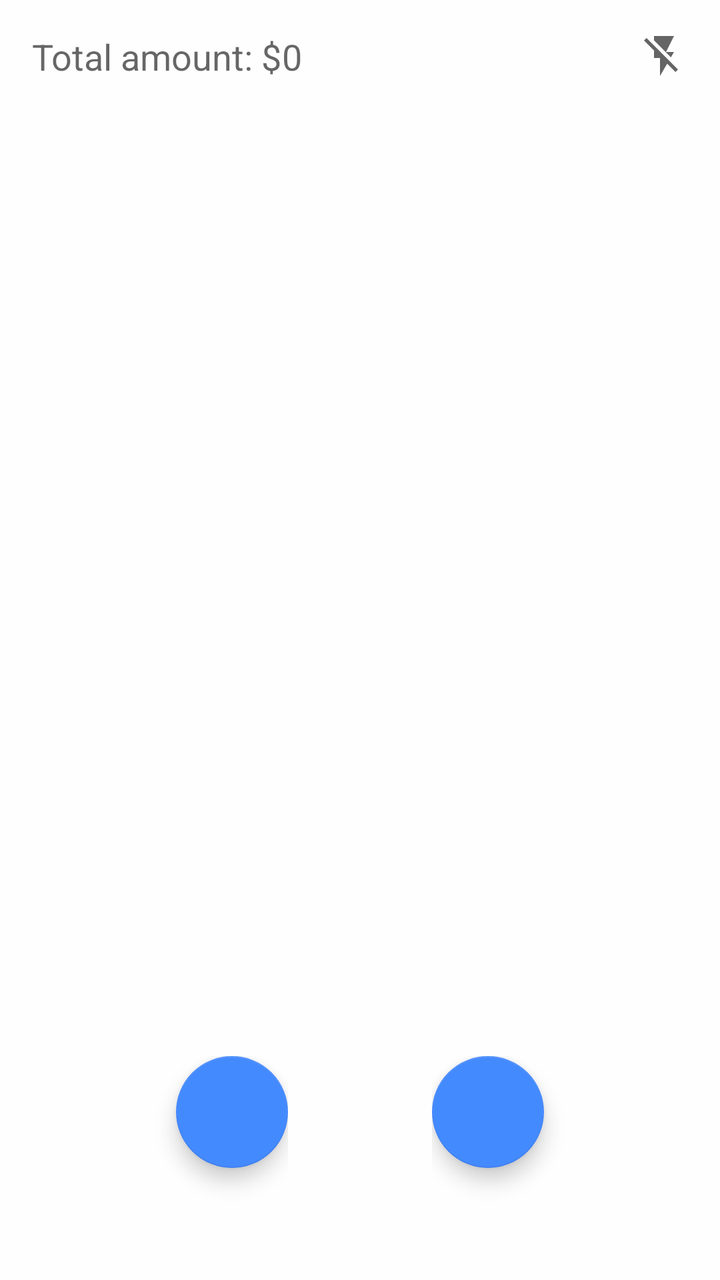
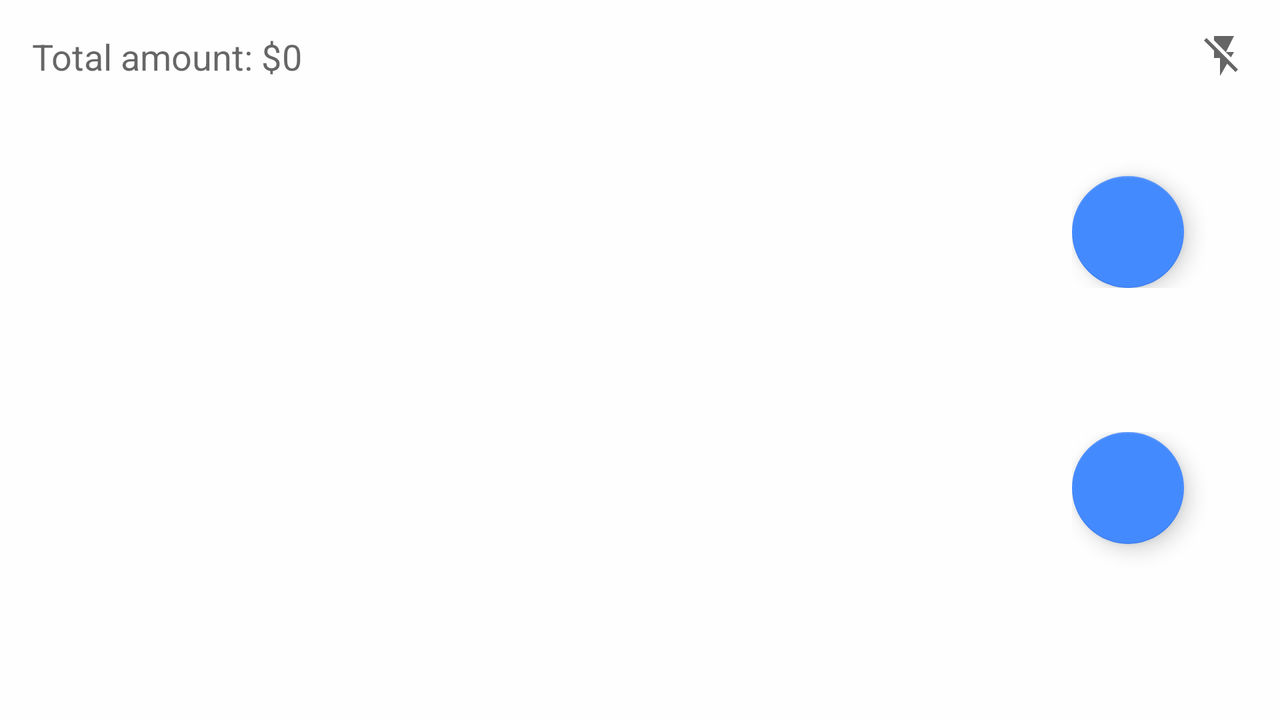

One screen, two layout resources from the same app: the default and the author's alternative for another configuration. Each is rendered where Android would select it; the XML of both is given below.
<!-- AndroidManifest.xml: activity theme AppTheme.NoActionBar -->
<!-- res/layout/activity_scan.xml -->
<?xml version="1.0" encoding="utf-8"?>
<RelativeLayout
    xmlns:android="http://schemas.android.com/apk/res/android"
    xmlns:app="http://schemas.android.com/apk/res-auto"
    xmlns:tools="http://schemas.android.com/tools"
    android:id="@+id/rootView"
    android:layout_width="match_parent"
    android:layout_height="match_parent"
    android:fitsSystemWindows="true"
    tools:context="matrians.instapaysam.ScanActivity">

    <FrameLayout
        android:id="@+id/cameraFrag"
        android:layout_width="match_parent"
        android:layout_height="wrap_content"/>

    <ImageView
        android:layout_height="match_parent"
        android:layout_width="match_parent"
        android:background="@color/transparent_white_percent_80"
        android:contentDescription="@string/descBarcodeBox"/>

    <FrameLayout
        android:id="@+id/rvFrag"
        android:layout_width="match_parent"
        android:layout_height="match_parent"
        android:layout_below="@+id/flash"
        android:layout_marginBottom="?attr/actionBarSize"/>

    <LinearLayout
        android:layout_width="wrap_content"
        android:layout_height="wrap_content"
        android:orientation="horizontal"
        android:layout_alignParentTop="true"
        android:layout_alignParentStart="true"
        android:layout_margin="16dp"
        android:layout_alignStart="@+id/flash">
        <TextView
            android:layout_width="wrap_content"
            android:layout_height="wrap_content"
            android:textAppearance="?android:textAppearanceMedium"
            android:text="@string/txtTotalAmount"/>
        <TextView
            android:id="@+id/tvTotalAmount"
            android:layout_width="wrap_content"
            android:layout_height="wrap_content"
            android:textAppearance="?android:textAppearanceMedium"
            android:text="@string/_0"/>
    </LinearLayout>

    <ImageView
        android:id="@+id/flash"
        android:layout_width="wrap_content"
        android:layout_height="wrap_content"
        android:layout_alignParentTop="true"
        android:layout_alignParentEnd="true"
        android:padding="16dp"
        android:src="@drawable/ic_flash_off_black_24dp"
        android:contentDescription="@string/descFlashSwitch"/>

    <LinearLayout
        android:layout_width="match_parent"
        android:layout_height="wrap_content"
        android:layout_alignParentBottom="true"
        android:orientation="horizontal"
        android:baselineAligned="false"
        android:weightSum="3">

        <LinearLayout
            android:layout_width="0dp"
            android:layout_height="wrap_content"
            android:layout_weight="1.2"
            android:orientation="vertical">
            <android.support.design.widget.FloatingActionButton
                android:id="@+id/fabCamera"
                android:layout_width="wrap_content"
                android:layout_height="wrap_content"
                android:layout_gravity="end"
                android:layout_marginBottom="?attr/actionBarSize"
                app:srcCompat="@drawable/ic_add_a_photo_white_48px"/>
        </LinearLayout>

        <View
            android:layout_width="0dp"
            android:layout_height="0dp"
            android:layout_weight="0.6"/>

        <LinearLayout
            android:layout_width="0dp"
            android:layout_height="wrap_content"
            android:layout_weight="1.2"
            android:orientation="vertical">
            <android.support.design.widget.FloatingActionButton
                android:id="@+id/fabCheckout"
                android:layout_width="wrap_content"
                android:layout_height="wrap_content"
                android:layout_gravity="start"
                android:layout_marginBottom="?attr/actionBarSize"
                app:srcCompat="@drawable/ic_check_white_48px"/>
        </LinearLayout>

    </LinearLayout>

</RelativeLayout>
<!-- resources referenced by this layout -->
<resources>
  <color name="transparent_white_percent_80">#CCffffff</color>
  <!-- drawable ic_flash_off_black_24dp (drawable) -->
  <vector android:alpha="0.60" android:height="24dp"
      android:viewportHeight="24.0" android:viewportWidth="24.0"
      android:width="24dp" xmlns:android="http://schemas.android.com/apk/res/android">
      <path android:fillColor="#FF000000" android:pathData="M3.27,3L2,4.27l5,5V13h3v9l3.58,-6.14L17.73,20 19,18.73 3.27,3zM17,10h-4l4,-8H7v2.18l8.46,8.46L17,10z"/>
  </vector>
  <string name="_0">0</string>
  <string name="descBarcodeBox">BarcodeBox</string>
  <string name="descFlashSwitch">Flash switch</string>
  <string name="txtTotalAmount">Total amount: $</string>
  <style name="AppTheme.NoActionBar">
          <item name="windowActionBar">false</item>
          <item name="windowNoTitle">true</item>
      </style>
</resources>
<!-- res/layout-land/activity_scan.xml (the author's variant of the layout above) -->
<!-- drawn on the phone turned sideways -->
<?xml version="1.0" encoding="utf-8"?>
<RelativeLayout
    xmlns:android="http://schemas.android.com/apk/res/android"
    xmlns:app="http://schemas.android.com/apk/res-auto"
    xmlns:tools="http://schemas.android.com/tools"
    android:id="@+id/rootView"
    android:layout_width="match_parent"
    android:layout_height="match_parent"
    android:fitsSystemWindows="true"
    tools:context="matrians.instapaysam.ScanActivity">

    <FrameLayout
        android:id="@+id/cameraFrag"
        android:layout_width="match_parent"
        android:layout_height="wrap_content"/>

    <ImageView
        android:layout_height="match_parent"
        android:layout_width="match_parent"
        android:background="@color/transparent_white_percent_80"
        android:contentDescription="@string/descBarcodeBox"/>

    <FrameLayout
        android:id="@+id/rvFrag"
        android:layout_width="match_parent"
        android:layout_height="match_parent"
        android:layout_below="@+id/flash"
        android:layout_marginBottom="?attr/actionBarSize"/>

    <LinearLayout
        android:layout_width="wrap_content"
        android:layout_height="wrap_content"
        android:orientation="horizontal"
        android:layout_alignParentTop="true"
        android:layout_alignParentStart="true"
        android:layout_margin="16dp"
        android:layout_alignStart="@+id/flash">
        <TextView
            android:layout_width="wrap_content"
            android:layout_height="wrap_content"
            android:textAppearance="?android:textAppearanceMedium"
            android:text="@string/txtTotalAmount"/>
        <TextView
            android:id="@+id/tvTotalAmount"
            android:layout_width="wrap_content"
            android:layout_height="wrap_content"
            android:textAppearance="?android:textAppearanceMedium"
            android:text="@string/_0"/>
    </LinearLayout>

    <ImageView
        android:id="@+id/flash"
        android:layout_width="wrap_content"
        android:layout_height="wrap_content"
        android:layout_alignParentTop="true"
        android:layout_alignParentEnd="true"
        android:padding="16dp"
        android:src="@drawable/ic_flash_off_black_24dp"
        android:contentDescription="@string/descFlashSwitch"/>

    <LinearLayout
        android:layout_width="wrap_content"
        android:layout_height="match_parent"
        android:layout_alignParentEnd="true"
        android:orientation="vertical"
        android:baselineAligned="false">

        <LinearLayout
            android:layout_width="wrap_content"
            android:layout_height="0dp"
            android:layout_weight="1.2"
            android:orientation="horizontal">
            <android.support.design.widget.FloatingActionButton
                android:id="@+id/fabCheckout"
                android:layout_width="wrap_content"
                android:layout_height="wrap_content"
                android:layout_gravity="bottom"
                android:layout_marginEnd="?attr/actionBarSize"
                app:srcCompat="@drawable/ic_check_white_48px"/>
        </LinearLayout>

        <View
            android:layout_width="0dp"
            android:layout_height="0dp"
            android:layout_weight="0.6"/>

        <LinearLayout
            android:layout_width="wrap_content"
            android:layout_height="0dp"
            android:layout_weight="1.2"
            android:orientation="horizontal">
            <android.support.design.widget.FloatingActionButton
                android:id="@+id/fabCamera"
                android:layout_width="wrap_content"
                android:layout_height="wrap_content"
                android:layout_gravity="top"
                android:layout_marginEnd="?attr/actionBarSize"
                app:srcCompat="@drawable/ic_add_a_photo_white_48px"/>
        </LinearLayout>

    </LinearLayout>

</RelativeLayout>
